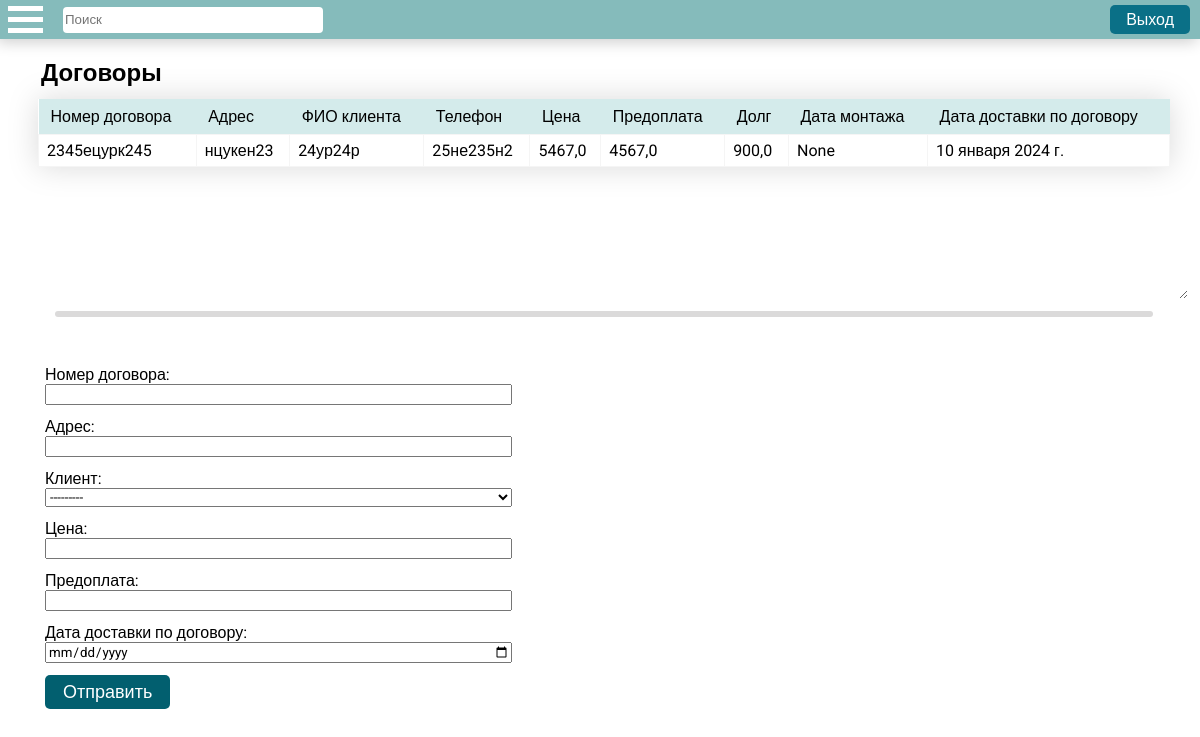
The app's page / (signed in), older data.
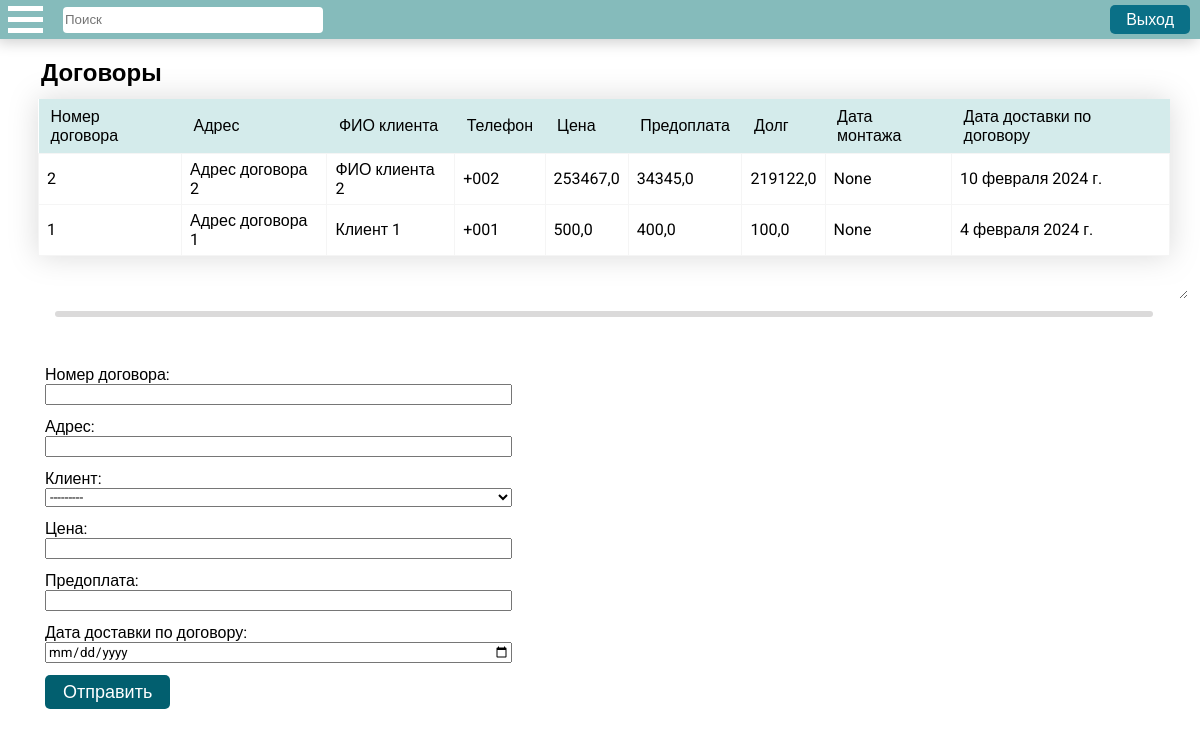
The same page, newer data.
### apps/main_forms/models.py (models this page shows, shortened)
class Contracts(models.Model):
    customer = models.ForeignKey(Customers, on_delete=models.CASCADE)
    contract_number = models.CharField(max_length=255, verbose_name='Номер договора')       # Номер договора.
    address = models.CharField(max_length=255, verbose_name='Адрес')                        # Адрес
    price = models.FloatField(verbose_name='Цена')                                          # Цена.
    prepayment = models.FloatField(verbose_name='Предоплата')                               # Предоплата.
    debt = models.FloatField(verbose_name='Долг')                                           # Долг.
    delivery_date_by_contract = models.DateField(verbose_name='Дата доставки по договору')  # Дата доставки по договору.
    objects = models.Manager()

class Customers(models.Model):
    id = models.AutoField(primary_key=True, unique=True)
    address = models.CharField(max_length=255, verbose_name='Адрес')                        # Адрес
    customer_name = models.CharField(max_length=255, verbose_name='ФИО клиента')            # ФИО клиента
    phone = models.CharField(max_length=12, verbose_name='Телефон')                         # Телефон
    objects = models.Manager()
    def __str__(self):
        return self.customer_name

### apps/main_forms/views.py (the view)
# urls.py: path("", views.create_contract, name="main"),
def create_contract(request):
    subquery = Installations.objects.filter(contract=OuterRef('contract_number')).order_by('installation_date').values(
        'installation_date')[:1]
    table_data = Contracts.objects.annotate(installation_date=Subquery(subquery))
    return create_entity(request, table_data, ContractsForm, "main_forms/contracts.html", ("contracts", "Договоры"))

### apps/main_forms/views.py (called while the page is built)
@login_required(login_url='/users/login/')
def create_entity(request, table_data, form_class, template_name, this_page):
    register_url = reverse('users:register')
    login_url = reverse('users:login')
    logout_url = reverse('users:logout')
    if request.method == 'POST':
        form = form_class(request.POST)
        if form.is_valid():
            task = form.save(commit=False)
            task.save()
    else:
        form = form_class
    context = {
        'table_data': table_data,
        "form": form,
        "this_page": this_page[0],
        "page_label": this_page[1],
        'register_url': register_url,
        'login_url': login_url,
        'logout_url': logout_url,
    }
    return render(request, template_name, context=context)

### apps/main_forms/templates/main_forms/contracts.html (shortened to what this page needs)
{% extends "main_forms/base.html" %}
{% block form_block %}
<div class="table-container">
  <table>
    <thead>
      <tr>
        <th>Номер договора</th>
        <th>Адрес</th>
        <th>ФИО клиента</th>
        <th>Телефон</th>
        <th>Цена</th>
        <th>Предоплата</th>
        <th>Долг</th>
        <th>Дата монтажа</th>
        <th>Дата доставки по договору</th>
      </tr>
    </thead>
    <tbody>
      {% for row in table_data|slice:'::-1' %}
      <tr>
        <td>{{ row.contract_number }}</td>
        <td>{{ row.address }}</td>
        <td>{{ row.customer.customer_name }}</td>
        <td>{{ row.customer.phone }}</td>
        <td>{{ row.price }}</td>
        <td>{{ row.prepayment }}</td>
        <td>{{ row.debt }}</td>
        <td>{{ row.installation_date }}</td>
        <td>{{ row.delivery_date_by_contract }}</td>
      </tr>
      {% endfor %}
    </tbody>
  </table>
</div>
<div class="resize-handle"></div>
{% if user.is_superuser %}
<form action="{% url 'create_contract' %}" method="post">
  {{ form.as_div }}
  <button class="sumbit-button" type="submit" name="submit">Отправить</button>
</form>
{% endif %}
{% endblock %}

### apps/main_forms/templates/main_forms/base.html (shortened to what this page needs)
{% load static %}
<!DOCTYPE html>
<html>
<head>
    <link rel="stylesheet" href="{% static 'main_forms/css/style.css'%}" type="text/css">
</head>
<body>
    <header>
        <div class="top-bar">
            <div class="open-menu-button" onclick="openMenu(this)">
                <div class="bar1"></div>
                <div class="bar2"></div>
                <div class="bar3"></div>
            </div>
            <input type="text" id="search-input" placeholder="Поиск" style="margin-left: 20px;">
            <div class="accman-btn">
                {% if user.is_authenticated %}
                    <button class="sumbit-button"><a href={{ logout_url }} class="accman-link" style="text-decoration: none;color: white;">Выход</a></button>
                {% else %}
                    <button class="sumbit-button"><a href={{ login_url }} class="accman-link">Войти</a></button>
                    <button class="sumbit-button"><a href={{ register_url }} class="accman-link">Регистрация</a></button>
                {% endif %}
            </div>
        </div>
    </header>
    <main>
        <div id="form-n-table">
            <h2 style="margin-left: 41px; margin-bottom: 0px;">{{ page_label }}</h2>
            <link rel="stylesheet" href="{% static 'main_forms/css/table.css'%}" type="text/css">
            <link rel="stylesheet" href="{% static 'main_forms/css/forms.css'%}" type="text/css">
            <div class="form-block">
                {% block form_block %}
                {% endblock %}
            </div>
        </div>
    </main>
</body>
</html>

### apps/main_forms/static/main_forms/css/style.css (style rules this page uses)
* { font-family: 'Roboto', sans-serif; }
body { margin: 0; }
main { display: flex; }
.open-menu-button { display: inline-block; cursor: pointer; margin-left: 8px; }
.bar1, .bar2, .bar3 { width: 35px; height: 5px; background-color: #ffffff; margin: 6px 0; transition: 0.4s; }
.top-bar { background-color: #85bbbb; box-shadow: -3px 3px 15px #0003; display: flex; align-items: center; }
#search-input { margin-left: 20px; border: none; border-radius: 4px; height: 24px; width: 256px; }
.accman-link { text-decoration: none; color: white; }
.accman-btn { margin-left: auto; display: flex; gap: 10px; margin-right: 10px; }
.accman-btn button { font-size: 16px; border-radius: 5px; background-color: #0a7087; padding: 5px 16px; text-align: center; }

### apps/main_forms/static/main_forms/css/table.css (style rules this page uses)
.table-container { filter: drop-shadow(0px 0px 15px rgba(0, 0, 0, .15)); height: 200px; overflow: auto; padding-inline: 18px; margin-bottom: 12px; margin-top: 12px; resize: vertical; }
table { width: 100%; border-collapse: collapse; background-color: #fff; }
th { padding: 8px 12px; background-color: #D4EBEB; font-weight: 500; text-align: left; }
td { padding: 6px 8px; border: 1px solid #f5f5f5; }
.resize-handle { border-radius: 8px; height: 6px; cursor: ns-resize; background-color: #dbdada; margin: 0 auto; width: 94%; touch-action: none; }

### apps/main_forms/static/main_forms/css/forms.css (style rules this page uses)
form > div { display: grid; margin-bottom: 12px; }
#form-n-table { width: 100%; }
form { width: 40%; padding: 0px 25px; margin-top: auto; }
.sumbit-button { border-radius: 5px; background-color: #025F6F; border: none; color: white; padding: 6px 18px; text-align: center; font-size: 18px; }
.form-block { display: flex; flex-direction: column; height: 100%; margin-right: 12px; margin-left: 20px; }

Row changes from the older to the newer data that the page shows:
removed Contracts: contract_number "2345ецурк245", address "нцукен23", customer.customer_name "24ур24р", customer.phone "25не235н2", price "5467,0", prepayment "4567,0", debt "900,0", installation_date "None", delivery_date_by_contract "10 января 2024 г."
added Contracts: contract_number "2", address "Адрес договора 2", customer.customer_name "ФИО клиента 2", customer.phone "+002", price "253467,0", prepayment "34345,0", debt "219122,0", installation_date "None", delivery_date_by_contract "10 февраля 2024 г."
added Contracts: contract_number "1", address "Адрес договора 1", customer.customer_name "Клиент 1", customer.phone "+001", price "500,0", prepayment "400,0", debt "100,0", installation_date "None", delivery_date_by_contract "4 февраля 2024 г."
